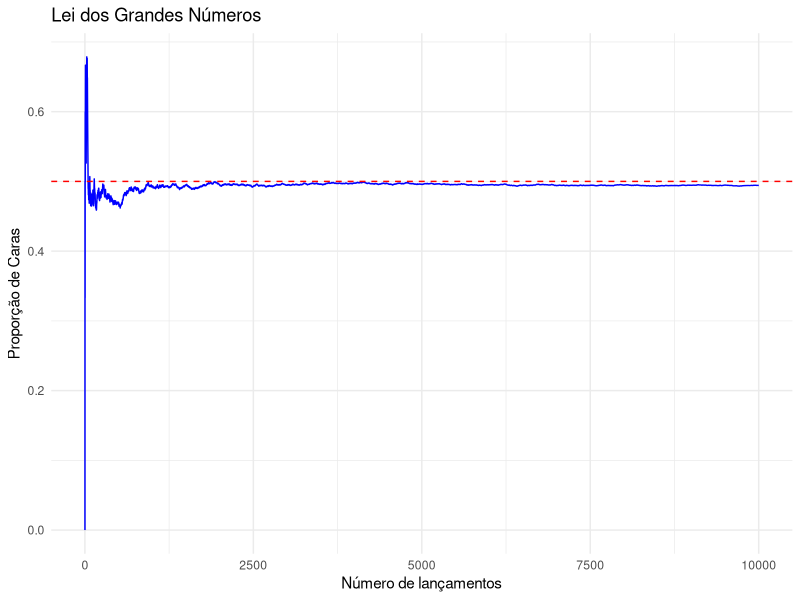

The R script that drew this image:
set.seed(123)

library(ggplot2)

n <- 10000
moeda <- rbinom(n, 1, 0.5)

prop <- cumsum(moeda) / (1:n)

df <- data.frame(
  lancamentos = 1:n,
  proporcao = prop
)

ggplot(df, aes(x = lancamentos, y = proporcao)) +
  geom_line(color = "blue") +
  geom_hline(yintercept = 0.5, color = "red", linetype = "dashed") +
  labs(
    title = "Lei dos Grandes Números",
    x = "Número de lançamentos",
    y = "Proporção de Caras"
  ) +
  theme_minimal()

# Teormea Central do Limite
set.seed(123)
